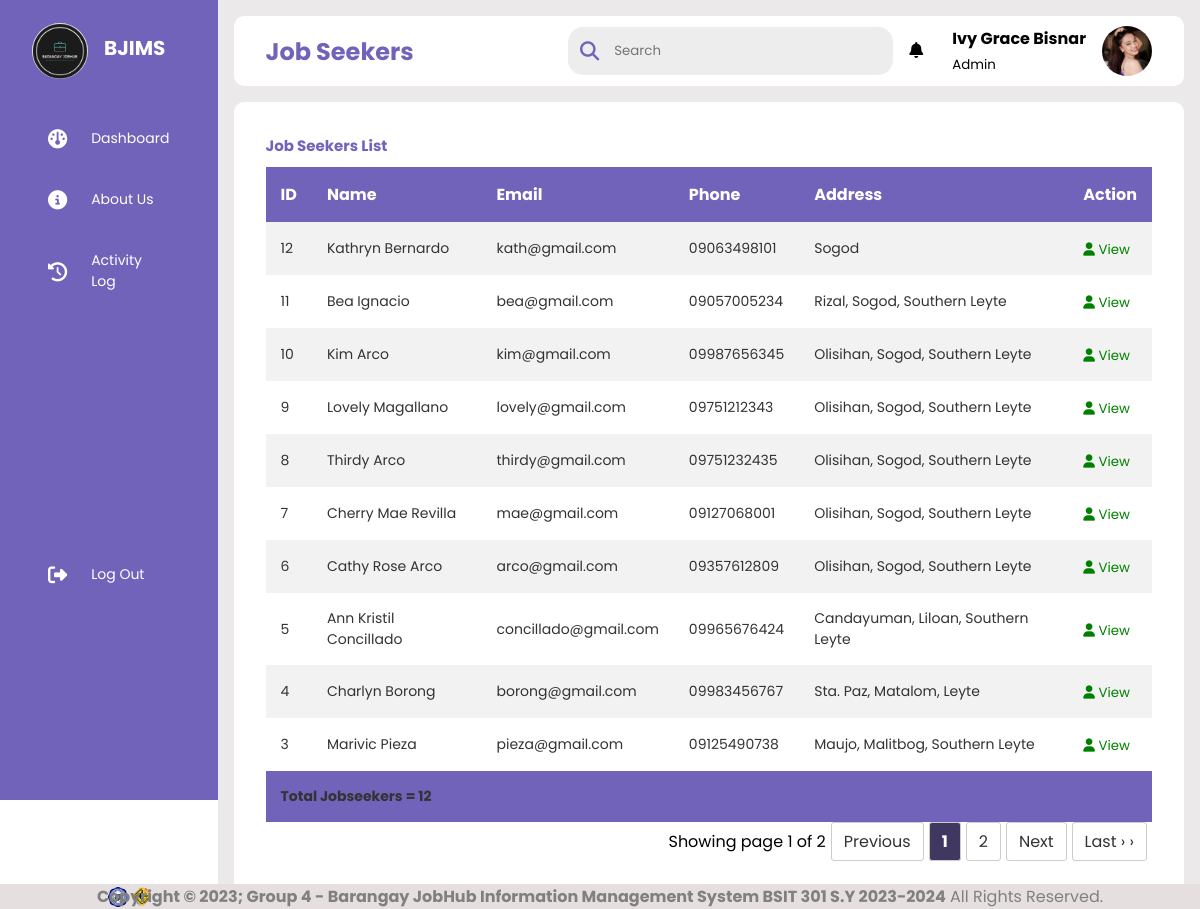
The app's page /admin/viewjobseekers.php (signed in) with its own data.
### tables this page shows
CREATE TABLE `jobseeker` (
  `id` int(100) NOT NULL,
  `name` varchar(100) DEFAULT NULL,
  `age` int(11) DEFAULT NULL,
  `address` varchar(100) DEFAULT NULL,
  `phone` varchar(100) DEFAULT NULL,
  `skills` varchar(100) DEFAULT NULL,
  `experience` varchar(100) DEFAULT NULL,
  `email` varchar(100) NOT NULL,
  `password` varchar(100) NOT NULL,
  `image` varchar(100) NOT NULL,
  `summary` varchar(255) DEFAULT NULL
);

### admin/viewjobseekers.php (the view, shortened to what this page needs)
<?php
include '../connection.php';
$user_id = $_SESSION['user_id'];
$select = mysqli_query($conn, "SELECT * FROM `admin` WHERE id = '$user_id'") or die('query failed');
if(mysqli_num_rows($select) > 0){
    $fetch = mysqli_fetch_assoc($select);
}
?>
<!DOCTYPE html>
<html lang="en">
    <head>
        <link rel="stylesheet" href="../css/style.css"/>
        <link rel="stylesheet" href="https://cdnjs.cloudflare.com/ajax/libs/font-awesome/6.4.0/css/all.min.css"/>
        <link href="https://cdn.datatables.net/1.10.25/css/dataTables.bootstrap.min.css" rel="stylesheet"/>
    </head>
    <body>
            <?php include("sidebar.php") ?>
        <div class="main--content">
            <div class="header--wrapper">
                <div class="header--title">
                    <h2>Job Seekers</h2>
                </div>
                <div class="user--info">
                    <div class="search--box">
                        <i class="fas fasolid fa-search"></i>
                        <input type="text" id="myInput" placeholder="Search" class="form-control"/>
                    </div>
                    <div class="notification">
                        <div class="notif-icon" onclick="toggleNotifi()">
                            <i class="fa-solid fa-bell"></i>
                        </div>
                    </div>
                    <div class="profile">
                        <div class="info">
                            <p><b><?php echo $fetch['name']; ?></b></p>
                            <small class="text-muted">Admin</small>
                        </div>
                    </div>
                    <a href="settings.php">
                    <?php
                        if($fetch['image'] == ''){
                            echo '<img src="../images/default-avatar.png">';
                        }else{
                            echo '<img src="../uploaded_img/'.$fetch['image'].'">';
                        }
                    ?>
                    </a>
                </div>
            </div>
            <div class="tabular--wrapper">
                <h3 class="main--title">Job Seekers List</h3>
                <div class="table-container">
                    <table>
                        <thead>
                            <th>ID</th>
                            <th>Name</th>
                            <th>Email</th>
                            <th>Phone</th>
                            <th>Address</th>
                            <th>Action</th>
                        </thead>
                        <tbody id="myTable">
                            <?php
                                require_once "../connection.php";
                                if(isset($_GET['page_no']) && $_GET['page_no']!="") {
                                    $page_no = $_GET['page_no'];
                                }else{
                                    $page_no = 1;
                                }
                                $total_records_per_page = 10;
                                $offset = ($page_no-1) * $total_records_per_page;
                                $previous_page = $page_no - 1;
                                $next_page = $page_no + 1;
                                $result_count=mysqli_query($conn, "SELECT COUNT(*) as total_records FROM jobseeker");
                                $total_records = mysqli_fetch_array($result_count);
                                $total_records = $total_records['total_records'];
                                $total_no_of_pages = ceil($total_records / $total_records_per_page);
                                $sql = mysqli_query($conn, "SELECT * FROM jobseeker ORDER BY id DESC LIMIT $offset,$total_records_per_page");
                                $row = mysqli_num_rows($sql);
                                if($row > 0) {
                                    while($row = mysqli_fetch_array($sql)) {
                            ?>
                            <tr>
                                <td><?php echo $row['id'];?></td>
                                <td><?php echo $row['name'];?></td>
                                <td><?php echo $row['email'];?></td>
                                <td><?php echo $row['phone'];?></td>
                                <td><?php echo $row['address'];?></td>
                                <td><a href="jobseekersprofile.php?profid=<?php echo htmlentities($row['id']);?>" style="font-size: 15px;"><button><i class="fa-solid fa-user"></i> View</button></a></td>
                            </tr>
                            <?php
                                }}
                            ?>
                        </tbody>
                        <tfoot>
                            <tr>
                                <td colspan="7">Total Jobseekers = <?php
                                    $dash_jobs_query = "SELECT * FROM jobseeker";
                                    $dash_jobs_query_run = mysqli_query($conn, $dash_jobs_query);
                                    if($jobs_total = mysqli_num_rows($dash_jobs_query_run)){
                                        echo ''.$jobs_total.'';
                                    }else{
                                        echo 'No Record!';
                                    }
                                ?></td>
                            </tr>
                        </tfoot>
                    </table>
                </div>
                <ul class="pagination pull-right">
                    <li class="pull-left btn btn-default disabled">Showing page <?php echo $page_no. " of ". $total_no_of_pages;?></li>
                    <li <?php if($page_no <= 1) {echo "class='disabled'";}?>>
                    <a <?php if($page_no > 1) {echo "href='?page_no=$previous_page'";}?>>Previous</a>
                    </li>
                <?php
                    if($total_no_of_pages <=10) {
                        for($counter = 1; $counter <=$total_no_of_pages;$counter++) {
                            if($counter == $page_no) {
                                echo "<li class='active'><a>$counter</a></li>";
                            }else{
                                echo "<li><a href='?page_no=$counter'>$counter</a></li>";
                            }
                        }
                    }
                ?>
                <li <?php if($page_no >= $total_no_of_pages){ echo "class='disabled'";}?>>
                    <a <?php if($page_no < $total_no_of_pages){ echo "href='?page_no=$next_page'";}?>>Next</a>
                </li>
                <?php if($page_no < $total_no_of_pages){ echo "<li><a href='?page_no=$total_no_of_pages'>Last &rsaquo; &rsaquo;</></li>";}?>
                </ul>
            </div>
        </div>
        <?php include("../footer/footer.php") ?>
    </body>
</html>

### css/style.css (style rules this page uses)
* { margin: 0; padding: 0; border: none; outline: none; box-sizing: border-box; font-family: "Poppins", sans-serif; }
body { display: flex; }
img { display: block; width: 100%; }
.info b { font-size: 16px; text-align: center; }
.menu li:hover, .active { background: #e0e0e058; }
.main--content { position: relative; background: #ebe9e9; width: 100%; padding: 1rem; }
.header--wrapper img { width: 50px; height: 50px; cursor: pointer; border-radius: 50%; }
.header--wrapper { display: flex; justify-content: space-between; align-items: center; flex-wrap: wrap; background: #fff; border-radius: 10px; padding: 10px 2rem; margin-bottom: 1rem; }
.header--title { color: rgba(113, 99, 186, 255); }
.notification { margin-right: 10px; border-radius: 50%; }
.notif-icon { cursor: pointer; margin-right: 3px; line-height: 50px; }
.user--info { display: flex; align-items: center; gap: 1rem; }
.search--box { background: rgb(237, 237, 237); border-radius: 15px; color: rgba(113, 99, 186, 255); display: flex; align-items: center; gap: 5px; padding: 4px 12px; }
.search--box input { background: transparent; padding: 10px; }
.search--box i { font-size: 1.2rem; cursor: pointer; transition: all 0.5s ease-out; }
.main--title { color: rgba(113, 99, 186, 255); padding-bottom: 10px; font-size: 15px; }
.tabular--wrapper { background: #fff; margin-top: 1rem; border-radius: 10px; padding: 2rem; }
.table-container { width: 100%; }
table { width: 100%; border-collapse: collapse; border-radius: 20%; }
thead { background: rgba(113, 99, 186, 255); color: #fff; }
th { padding: 15px; text-align: left; }
tbody { background: #f2f2f2; }
td { padding: 15px; font-size: 14px; color: #333; }
tr:nth-child(even) { background: #fff; }
tfoot { background: rgba(113, 99, 186, 255); font-weight: bold; color: #fff; }
tfoot td { padding: 15px; }
.table-container button { color: green; background: none; cursor: pointer; }

### admin/viewjobseekers.php (style rules this page uses)
.pagination { display: flex; justify-content: flex-end; align-items: center; list-style: none; padding: 0; font-family: "Poppins", sans-serif; }
.pagination li { margin-right: 5px; }
.pagination li a { display: inline-block; padding: 6px 12px; text-decoration: none; color: #333; border: 1px solid #ccc; border-radius: 3px; background-color: #fff; }
.pagination li.active a { background-color: rgb(64, 56, 97); color: #fff; font-weight: bold; }

### records on screen
jobseeker: id "12", name "Kathryn Bernardo", email "kath@gmail.com", phone "09063498101", address "Sogod"
jobseeker: id "11", name "Bea Ignacio", email "bea@gmail.com", phone "09057005234", address "Rizal, Sogod, Southern Leyte"
jobseeker: id "10", name "Kim Arco", email "kim@gmail.com", phone "09987656345", address "Olisihan, Sogod, Southern Leyte"
jobseeker: id "9", name "Lovely Magallano", email "lovely@gmail.com", phone "09751212343", address "Olisihan, Sogod, Southern Leyte"
jobseeker: id "8", name "Thirdy Arco", email "thirdy@gmail.com", phone "09751232435", address "Olisihan, Sogod, Southern Leyte"
jobseeker: id "7", name "Cherry Mae Revilla", email "mae@gmail.com", phone "09127068001", address "Olisihan, Sogod, Southern Leyte"
jobseeker: id "6", name "Cathy Rose Arco", email "arco@gmail.com", phone "09357612809", address "Olisihan, Sogod, Southern Leyte"
jobseeker: id "5", name "Ann Kristil Concillado", email "concillado@gmail.com", phone "09965676424", address "Candayuman, Liloan, Southern Leyte"
jobseeker: id "4", name "Charlyn Borong", email "borong@gmail.com", phone "09983456767", address "Sta. Paz, Matalom, Leyte"
jobseeker: id "3", name "Marivic Pieza", email "pieza@gmail.com", phone "09125490738", address "Maujo, Malitbog, Southern Leyte"

### other values on screen
$fetch['name'] "Ivy Grace Bisnar"
$jobs_total "12"
$page_no "1"
$total_no_of_pages "2"
